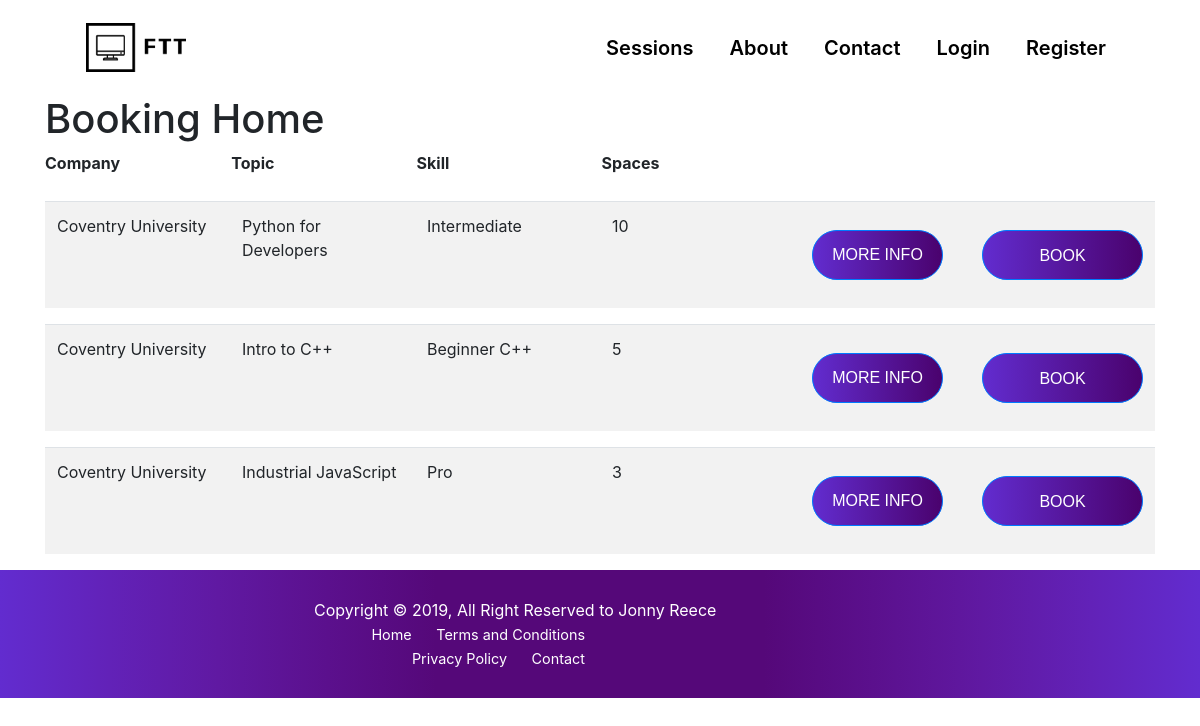
Page /bookings/ on the earlier database version.
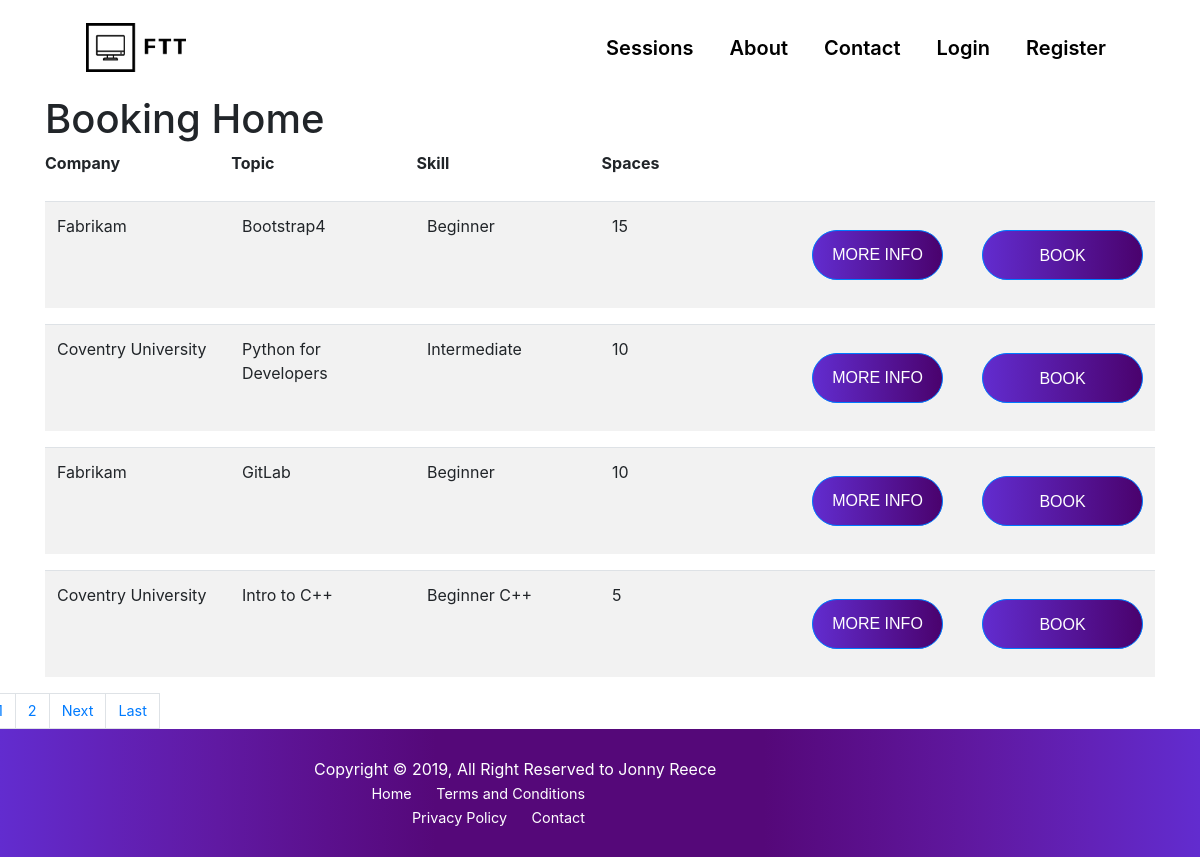
Same page on the later database version.
### Bookings/models.py (models this page shows, shortened)
class Session(models.Model):
    skill = models.CharField(max_length = 100)
    description = models.TextField()
    spaces = models.IntegerField()
    title = models.CharField(max_length = 100)
    company = models.CharField(max_length = 100)
    teacher = models.ForeignKey(User, on_delete=models.CASCADE, default = 2) # foreign key user THIS WILL BE DELETED BECAUSE SESSION FK GOES IN USER
    logo = models.ImageField(default = 'python-19.png', upload_to='profile_pics', blank = False)

### Bookings/views.py (the view)
# urls.py: path('', SessionListView.as_view(), name='Bookings'), #replace with views.home
class SessionListView(ListView):
    model = Session
    template_name='Bookings/home.html' # what the browser looks for in class views
    context_object_name = 'session'
    ordering = ['-spaces'] # orders by descending spaces
    paginate_by = 4         #pagination

### Bookings/Templates/Bookings/home.html (shortened to what this page needs)
{% extends "Bookings/base.html" %}
{% load static %}
{% block css %}
<link rel="stylesheet" type="text/css" href="{% static 'Bookings/main.css' %}">
<link rel="stylesheet" type="text/css" href="{% static 'Bookings/bookingtable.css' %}">
{% endblock css %}
{% block content %}
<h1>Booking Home</h1>
    <table class="table-fluid">
    <thead>
        <tr>
          <th>Company</th>
          <th>Topic</th>
          <th>Skill</th>
          <th>Spaces</th>
        </div>
          <th></th>
          <th></th>
    {% for class in session %}
    <div class= "container">
        <table class="table table-striped">
            <tbody>
              <tr>
              <div class = "col">
                <td>{{ class.company }}</td>
              </div>
              <div class = "col">
                <td>{{ class.title}}</td>
              </div>
                <td>{{ class.skill }}</td>
              <div class = "col">
                <td>{{ class.spaces }}</td>
              </div>
                <td>
          <div class = "col">
            <button type="button" class="btn btn-primary" data-toggle="modal" data-target="#mymodal{{ class.id }}">
            More info
          </button>
        </div></td>
        <td><a href="{% url 'details' class.id %}" class="btn btn-primary ss">Book</a></td>
              </tr>
            </tbody>
          </table>
        </div>
    {% endfor %}
{% if is_paginated %}
        <div class="row">
            {% for num in page_obj.paginator.page_range %}
            {% if page_obj.number == num %}
            <a class="page-link" href="?page={{ num }}">{{ num }}</a>
            {% elif num > page_obj.number|add:'-2' and num < page_obj.number|add:'2' %}
            <a class="page-link" href="?page={{ num }}">{{ num }}</a>
            {% endif %}
            {% endfor %}
            {% if page_obj.has_next %}
            <a class="page-link" href="?page={{ page_obj.next_page_number }}">Next</a>
            <a class="page-link" href="?page={{ page_obj.paginator.num_pages }}">Last</a>
        </div>
{% endif %}
{% endif %}
{% endblock content %}

### Bookings/Templates/Bookings/base.html (shortened to what this page needs)
{% load static %}
<!DOCTYPE html>
<html>
<head>
  <link rel="stylesheet" type="text/css" href="{% static 'Bookings/main.css' %}">
  {% block css %}
  {% endblock %}
  <link rel="stylesheet" href="https://maxcdn.bootstrapcdn.com/bootstrap/4.3.1/css/bootstrap.min.css">
</head>
<body>
  <header>
    <nav class="navbar navbar-expand-lg">
      <a class="navbar-brand" href="{% url 'Home' %}">
        <img src="{% static 'image/logo_transparent.png' %}" class="d-inline-block align-top" alt=""
          style="width:120px;">
      </a>
      <div class=" collapse navbar-collapse" id="navbarNav">
        <ul class="navbar-nav">
          <li class="nav-item active">
            <a class="nav-link" href="{% url 'Bookings' %}">Sessions</a>
          </li>
          <li class="nav-item">
            <a class="nav-link" href="{% url 'About' %}">About</a>
          </li>
          <li class="nav-item">
            <a class="nav-link" href="{% url 'Contact' %}">Contact</a>
          </li>
          {% if user.is_authenticated %}
          <li class="nav-item">
            <a class="nav-link" href="{% url 'profile' %}">Profile</a>
          </li>
          <li class="nav-item">
            <a class="nav-link" href="{% url 'logout' %}">Logout</a>
          </li>
          {% else %}
          <li class="nav-item">
            <a class="nav-link" href="{% url 'login' %}">Login</a>
          </li>
          <li class="nav-item">
            <a class="nav-link" href="{% url 'register' %}">Register</a>
          </li>
          {% endif %}
        </ul>
      </div>
    </nav>
  </header>
  <div id="message" , class="container">
    {% block content %}{% endblock %}
  <footer>
    <div class="copyright">
        <div class="container col-md-6">
            <div class="row">
                <span>Copyright © 2019, All Right Reserved to Jonny Reece</span>
                <div class="col-md-6">
                    <div class="copyright-menu">
                        <ul>
                            <li>
                                <a href="#">Home</a>
                            </li>
                            <li>
                              <a href="{% url 'Terms' %}">Terms and Conditions </a>
                            </li>
                            <li>
                              <a href="{% url 'Privacy' %}">Privacy Policy</a>
                            </li>
                            <li>
                                <a href="{% url 'Contact' %}">Contact</a>
                            </li>
                        </ul>
                    </div>
                </div>
            </div>
        </div>
    </div>
  </footer>
</body>
</html>

### Bookings/static/Bookings/main.css (style rules this page uses)
* { margin: 0; padding: 0; border: 0; outline: 0; font-size: 100%; vertical-align: baseline; }
html { font-family: CircularBOLD, sans-serif; font-family: CircularBOOK, sans-serif; }
header { padding: 0 5%; }
nav { display: flex; flex-wrap: wrap; align-items: center; justify-content: space-between; padding: 15px; }
nav a { text-decoration: none; color: black; font-size: 20px; font-weight: 600; }
nav a img { padding: 10px; }
header .nav-item { padding: 10px; }
body { width: 100%; margin: 0 auto; overflow-x: hidden; }
a { display: block; text-align: right; text-decoration: none; color: #999; font-size: 0.9rem; transition: .3s; }
.btn { display: block; width: 100%; height: 50px; border-radius: 25px !important; outline: none; border: none; background-image: linear-gradient(to right, #622CCF, #4A026D, #622CCF); background-size: 200%; font-size: 1.2rem; color: #fff !important; font-family: 'Poppins', sans-serif; text-transform: uppercase; margin: 1rem 0; cursor: pointer; transition: .5s; }
.copyright { padding: 28px; background-image: linear-gradient(to right, #622ccf, #6222b8, #6019a2, #5b108d, #550879, #550879, #550879, #550879, #5b108d, #6019a2, #6222b8, #622ccf); }
.copyright span, .copyright a { color: #ffffff; -webkit-transition: all 0.3s linear; -o-transition: all 0.3s linear; transition: all 0.3s linear; }
.copyright-menu ul { text-align: right; margin: 0; }
.copyright-menu li { display: inline-block; padding-left: 20px; }

### Bookings/static/Bookings/bookingtable.css (style rules this page uses)
th { height: 50px; width: 190px; }
td { height: 50px; width: 160px; }
.ss { padding-top: 13px !important; }

Differences in the rows shown:
no longer on this page (row unchanged): Session: company "Coventry University", title "Industrial JavaScript", skill "Pro", spaces "3"
added Session: company "Fabrikam", title "Bootstrap4", skill "Beginner", spaces "15"
added Session: company "Fabrikam", title "GitLab", skill "Beginner", spaces "10"
Other differences:
new list line: "2"
text now shown: "Next Last"
